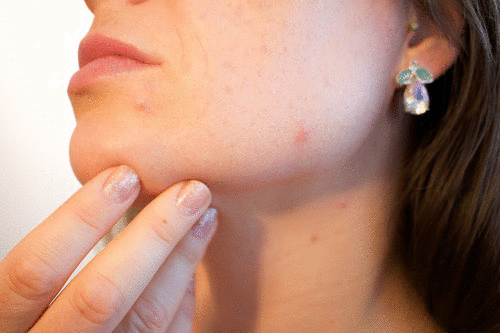
//> input picture labs/week6/data/images/blemish.png, 500 x 333 px
$ ./removeBlemish   (built with g++ and OpenCV 4)
//> lines starting //> are read from the running program, lines starting //| are printed output that depends on the picture; after the words box and inside, x2 and y2 are one past the last pixel; in counts of white or black regions, pixels touching at a corner belong together
// [15 lines of licence text are left out]

#include "opencv2/opencv.hpp"
#include <iostream>

using namespace cv;
using namespace std;

Mat src,cloneimg,blemish;
cv::Rect roi;

// Default radius
int radius = 15;
Point center;

Rect findBestSquare(Mat img)
{
  float minVal = 1000;
  cv::Rect bestSquare, checkSquare;
  int nSquares = 3;
  Point startPosition (center.x - nSquares*radius, center.y - nSquares*radius);
  Point newPosition(startPosition);

  // check all the squares in a nSquares x nSquares neighborhood around the required point
  for (int i = 0; i < nSquares; i++)
  {
    for (int j = 0; j < nSquares; j++)
    {
      // take a square from the neighborhood of the center
      newPosition.x = startPosition.x + i*2*radius;
      newPosition.y = startPosition.y + j*2*radius;

      // check for out of bounds
      if(newPosition.x + 2*radius > img.cols || newPosition.x < 0 || newPosition.y + 2*radius > img.rows || newPosition.y < 0)
        continue;

      checkSquare = cv::Rect( newPosition.x, newPosition.y, 2*radius, 2*radius );

      //find the gradient image
      Mat sobelX,SobelY;
      Sobel(cloneimg(checkSquare), sobelX, CV_32F, 1, 0);
      Sobel(cloneimg(checkSquare), SobelY, CV_32F, 0, 1);

      //find a measure of roughness of the square block
      float meanSobelX = cv::mean(cv::mean(abs(sobelX))).val[0];
      float meanSobelY = cv::mean(cv::mean(abs(SobelY))).val[0];

      //if it is smoother than previous ones update the best square
      if ((meanSobelX + meanSobelY) < minVal)
      {
        minVal = meanSobelX + meanSobelY;
        bestSquare = checkSquare;
      }
      else
        continue;
    }
  }
  return bestSquare;
}


void onMouse( int event, int x, int y, int flags, void* userdata )
{
  // get left click from the mouse
  if( event == EVENT_LBUTTONDOWN )
  {

    center = Point(x,y);
    roi = Rect( center.x - radius, center.y - radius, 2 * radius, 2 * radius );

    // check if the selected region is on the boundaries
    if(roi.x + roi.width > cloneimg.cols || roi.x < 0 || roi.y + roi.height > cloneimg.rows || roi.y < 0)
      return;

    blemish = cloneimg(roi).clone();

    // find the smoothest region around the marked point
    cv::Rect bestSquare = findBestSquare(cloneimg);

    Mat smoothRegion = cloneimg(bestSquare);

    // Create a circular white mask of the same size as the smooth region
    Mat mask = Mat::zeros(blemish.rows, blemish.cols, blemish.depth());
    circle(mask, Point(radius, radius), radius, Scalar(255, 255, 255), -1, 8);

    // Perform Seamless Cloning
    seamlessClone(smoothRegion,cloneimg,mask,center,cloneimg,NORMAL_CLONE);

    imshow("Blemish Remover",cloneimg);
  }

  // added functionality for UNDO-ing the last modification
  if( event == EVENT_RBUTTONDOWN )
  {
    Mat mask = 255 * Mat::ones(blemish.rows, blemish.cols, blemish.depth());
    seamlessClone(blemish,cloneimg,mask,center,cloneimg,NORMAL_CLONE);
    imshow("Blemish Remover",cloneimg);
  }
}


int main( int argc, const char** argv )
{
  // load the image
  string filename = "../data/images/blemish.png";

  if (argc == 2)
  {
    filename = argv[1];
  }

  if (argc == 3)
  {
    filename = argv[1];
    radius = atoi(argv[2]);
  }

  src = imread(filename);
//> src is the input picture: 333 rows x 500 cols, CV_8UC3; mean B, G, R 120.6, 139, 181.5

  if(src.empty())
  {
    return -1;
  }

  // setup the mouse callback function
  namedWindow("Blemish Remover", WINDOW_NORMAL);   // changed from WINDOW_AUTOSIZE

  cloneimg = src.clone();

  setMouseCallback( "Blemish Remover", onMouse, &cloneimg );
  while(1)
  {
    imshow( "Blemish Remover", cloneimg );

    char k = waitKey(0);
//> the left mouse button is pressed and released at (125, 83)
//> in onMouse, `blemish = cloneimg(roi).clone();`:
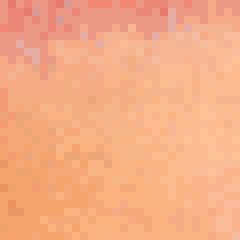
//> blemish: 30 rows x 30 cols, CV_8UC3 (shown 8 times larger); mean B, G, R 132.8, 172.7, 246
//> the loop in findBestSquare, `for (int i = 0; i < nSquares; i++)` made 3 passes
//> (minVal, bestSquare) on passes 1 to 2: (21.97, Rect(80, 98, 30, 30)), (17.4, Rect(110, 98, 30, 30))
//> (checkSquare, minVal, bestSquare) on pass 3: (Rect(140, 98, 30, 30), 17.4, Rect(110, 98, 30, 30))
//> after the loop in findBestSquare, `for (int i = 0; i < nSquares; i++)`: minVal = 17.4
//> in onMouse, `cv::Rect bestSquare = findBestSquare(cloneimg);`: bestSquare = Rect(110, 98, 30, 30)
//> in onMouse, `circle(mask, Point(radius, radius), radius, Scalar(255, 255, 255), -1,..`:
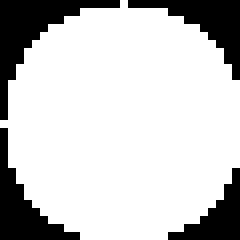
//> mask: 30 rows x 30 cols, CV_8UC1 (shown 8 times larger); 78.6% white; 4 black regions, box (x1, y1, x2, y2) and area: (0, 0, 15, 15) 63, (16, 0, 30, 10) 48, (0, 16, 10, 30) 48, (21, 21, 30, 30) 34
//> in onMouse, `seamlessClone(smoothRegion,cloneimg,mask,center,cloneimg,NORMAL_CLONE);`: cloneimg: 333 rows x 500 cols, CV_8UC3; 0.4% of pixels changed, all inside (x1, y1, x2, y2) = (112, 70, 138, 96)
//> in onMouse, `seamlessClone(smoothRegion,cloneimg,mask,center,cloneimg,NORMAL_CLONE);`:
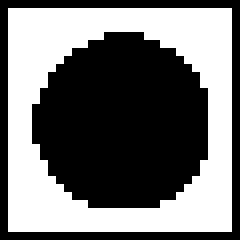
//> mask: 30 rows x 30 cols, CV_8UC1 (shown 8 times larger); 44.6% white; 1 white region, box (x1, y1, x2, y2) and area: (1, 1, 29, 29) 401
//> the left mouse button is pressed and released at (375, 83)
//> call 3 of onMouse, with event = 1, x = 375, y = 83, flags = 1
//> in onMouse (call 3), `blemish = cloneimg(roi).clone();`:
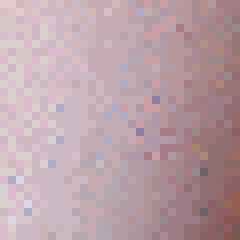
//> blemish: 30 rows x 30 cols, CV_8UC3 (shown 8 times larger); mean B, G, R 168.4, 161.3, 186.9
//> the loop in findBestSquare (call 2), `for (int i = 0; i < nSquares; i++)` made 3 passes
//> checkSquare on passes 1 to 3: Rect(330, 98, 30, 30), Rect(360, 98, 30, 30), Rect(390, 98, 30, 30)
//> in onMouse (call 3), `cv::Rect bestSquare = findBestSquare(cloneimg);`: bestSquare = Rect(330, 38, 30, 30)
//> in onMouse (call 3), `seamlessClone(smoothRegion,cloneimg,mask,center,cloneimg,NORMAL_CLONE);`: cloneimg: 333 rows x 500 cols, CV_8UC3; mean B, G, R 120.6, 139, 181.5
//> the left mouse button is pressed and released at (375, 249)
//> in onMouse (call 5), `blemish = cloneimg(roi).clone();`:
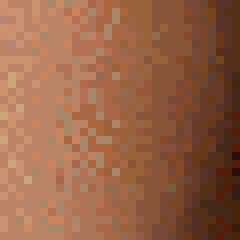
//> blemish: 30 rows x 30 cols, CV_8UC3 (shown 8 times larger); mean B, G, R 70.4, 99, 150.7
//> in onMouse (call 5), `cv::Rect bestSquare = findBestSquare(cloneimg);`: bestSquare = Rect(330, 234, 30, 30)
//> in onMouse (call 5), `Mat smoothRegion = cloneimg(bestSquare);`:
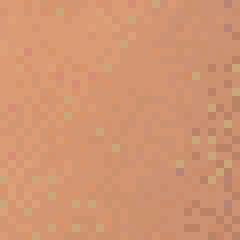
//> smoothRegion: 30 rows x 30 cols, CV_8UC3 (shown 8 times larger); mean B, G, R 113.4, 148.8, 209.5
//> in onMouse (call 5), `seamlessClone(smoothRegion,cloneimg,mask,center,cloneimg,NORMAL_CLONE);`: cloneimg: 333 rows x 500 cols, CV_8UC3; mean B, G, R 120.6, 139, 181.5
//> the left mouse button is pressed and released at (125, 249)
//> in onMouse (call 7), `blemish = cloneimg(roi).clone();`:
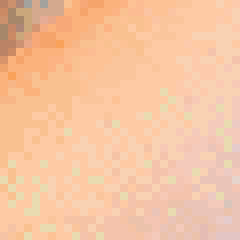
//> blemish: 30 rows x 30 cols, CV_8UC3 (shown 8 times larger); mean B, G, R 161.6, 196.9, 246
//> in onMouse (call 7), `cv::Rect bestSquare = findBestSquare(cloneimg);`: bestSquare = Rect(110, 234, 30, 30)
//> in onMouse (call 7), `seamlessClone(smoothRegion,cloneimg,mask,center,cloneimg,NORMAL_CLONE);`: cloneimg: 333 rows x 500 cols, CV_8UC3; mean B, G, R 120.6, 138.9, 181.5
//> the Esc key is pressed
    if ( k == 27)
      break;
    if ( k == 's' )
      imwrite("results/clean_blemish.jpg", cloneimg);
  }

  return 0;
}

$ run again, with labs/week6/data/images/hillary_clinton.jpg saved as labs/week6/data/images/blemish.png
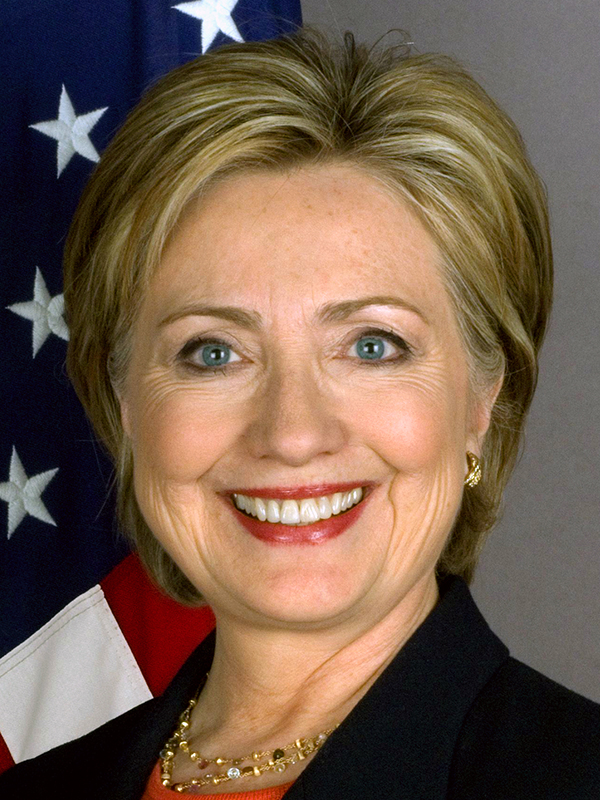
//> input picture labs/week6/data/images/hillary_clinton.jpg, 600 x 800 px
//> src is the input picture: 800 rows x 600 cols, CV_8UC3; mean B, G, R 77, 93.4, 115.7
//> the loop in findBestSquare, `for (int i = 0; i < nSquares; i++)` made 3 passes
//> checkSquare on passes 1 to 3: Rect(105, 215, 30, 30), Rect(135, 215, 30, 30), Rect(165, 215, 30, 30)
//> after the loop in findBestSquare, `for (int i = 0; i < nSquares; i++)`: minVal = 45.03
//> in onMouse, `cv::Rect bestSquare = findBestSquare(cloneimg);`: bestSquare = Rect(105, 185, 30, 30)
//> cloneimg: 800 rows x 600 cols, CV_8UC3; 0.13% of pixels changed, all inside (x1, y1, x2, y2) = (137, 187, 163, 213)
//> the loop in findBestSquare (call 2), `for (int i = 0; i < nSquares; i++)` made 3 passes
//> checkSquare on passes 1 to 3: Rect(405, 215, 30, 30), Rect(435, 215, 30, 30), Rect(465, 215, 30, 30)
//> cloneimg: 800 rows x 600 cols, CV_8UC3; mean B, G, R 77, 93.4, 115.7
//> cloneimg: 800 rows x 600 cols, CV_8UC3; mean B, G, R 77, 93.4, 115.7
//> in onMouse (call 7), `blemish = cloneimg(roi).clone();`:
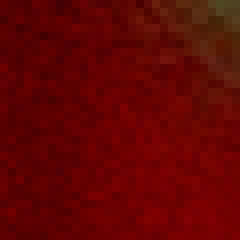
//> blemish: 30 rows x 30 cols, CV_8UC3 (shown 8 times larger); mean B, G, R 2.8, 4.7, 99
//> in onMouse (call 7), `cv::Rect bestSquare = findBestSquare(cloneimg);`: bestSquare = Rect(165, 615, 30, 30)
//> in onMouse (call 7), `Mat smoothRegion = cloneimg(bestSquare);`:
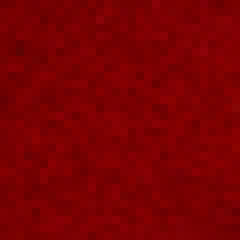
//> smoothRegion: 30 rows x 30 cols, CV_8UC3 (shown 8 times larger); mean B, G, R 2.1, 0.6, 123.3
//> cloneimg: 800 rows x 600 cols, CV_8UC3; mean B, G, R 77, 93.4, 115.7
